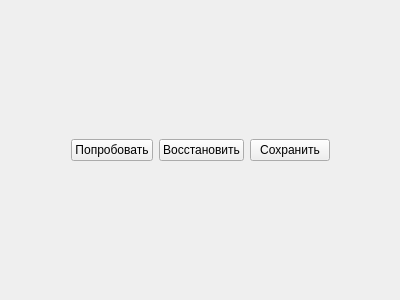
<?xml version="1.0" encoding="UTF-8"?>
<ui version="4.0">
 <class>EditorSettingsDatabase</class>
 <widget class="QWidget" name="EditorSettingsDatabase">
  <property name="geometry">
   <rect>
    <x>0</x>
    <y>0</y>
    <width>400</width>
    <height>300</height>
   </rect>
  </property>
  <property name="windowTitle">
   <string>Form</string>
  </property>
  <layout class="QHBoxLayout" name="horizontalLayout_2">
   <item>
    <spacer name="horizontalSpacer">
     <property name="orientation">
      <enum>Qt::Horizontal</enum>
     </property>
     <property name="sizeHint" stdset="0">
      <size>
       <width>40</width>
       <height>20</height>
      </size>
     </property>
    </spacer>
   </item>
   <item>
    <layout class="QVBoxLayout" name="mainLayout">
     <item>
      <spacer name="verticalSpacer_2">
       <property name="orientation">
        <enum>Qt::Vertical</enum>
       </property>
       <property name="sizeHint" stdset="0">
        <size>
         <width>20</width>
         <height>40</height>
        </size>
       </property>
      </spacer>
     </item>
     <item>
      <layout class="QHBoxLayout" name="horizontalLayout">
       <item>
        <widget class="QPushButton" name="mpTry">
         <property name="text">
          <string>Попробовать</string>
         </property>
        </widget>
       </item>
       <item>
        <widget class="QPushButton" name="mpRestore">
         <property name="text">
          <string>Восстановить</string>
         </property>
        </widget>
       </item>
       <item>
        <widget class="QPushButton" name="mpSave">
         <property name="text">
          <string>Сохранить</string>
         </property>
        </widget>
       </item>
      </layout>
     </item>
     <item>
      <spacer name="verticalSpacer">
       <property name="orientation">
        <enum>Qt::Vertical</enum>
       </property>
       <property name="sizeHint" stdset="0">
        <size>
         <width>20</width>
         <height>40</height>
        </size>
       </property>
      </spacer>
     </item>
    </layout>
   </item>
   <item>
    <spacer name="horizontalSpacer_2">
     <property name="orientation">
      <enum>Qt::Horizontal</enum>
     </property>
     <property name="sizeHint" stdset="0">
      <size>
       <width>40</width>
       <height>20</height>
      </size>
     </property>
    </spacer>
   </item>
  </layout>
 </widget>
 <resources/>
 <connections/>
</ui>
